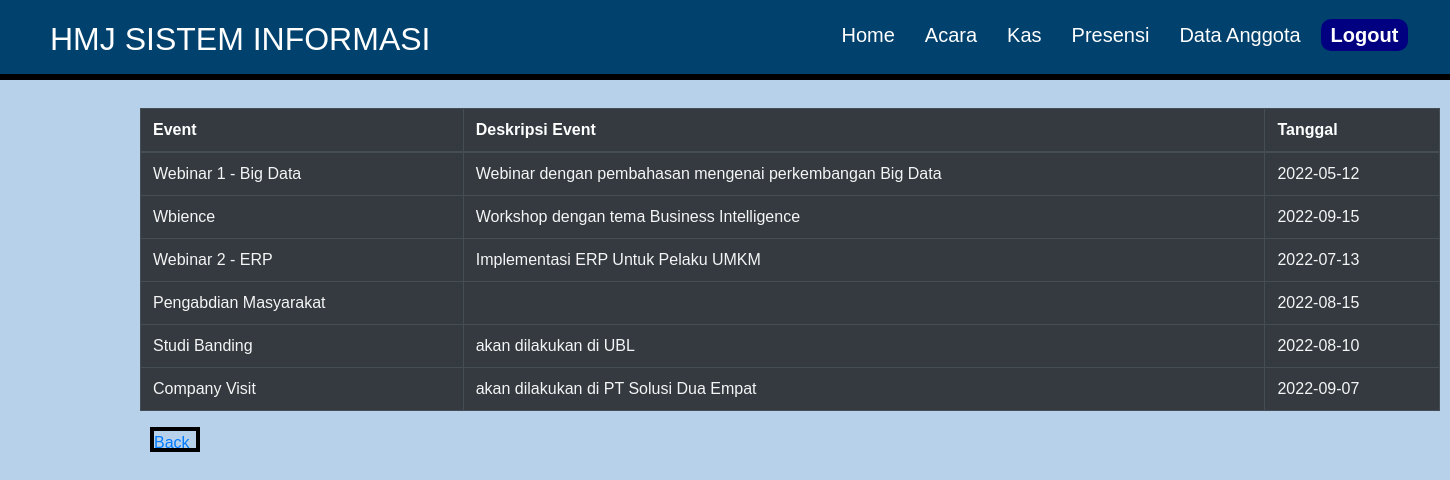
The page /acara/index.php (signed in) on the database its author committed.
### tables this page shows
CREATE TABLE `acara` (
  `acara_id` int(100) NOT NULL AUTO_INCREMENT,
  `nama_acara` varchar(255) NOT NULL,
  `desc_acara` varchar(255) NOT NULL,
  `tgl_mulai` date NOT NULL,
  `tgl_akhir` date NOT NULL,
  `created_at` date NOT NULL,
  `updated_at` date NOT NULL,
  PRIMARY KEY (`acara_id`)
);

### acara/index.php (the view, shortened to what this page needs)
<?php
    $conn = mysqli_connect('localhost', 'root', '', 'humanis');
    $sql = "SELECT * FROM acara";
    $result = mysqli_query($conn,$sql);
    include('../config/css_library.php')
?>
<!DOCTYPE html>
<html lang="en">
<head>
    <link rel="stylesheet" href="../assets/css/styleacara.css?v=1.0">
</head>
<body style="background-color: #B8D1EA">
    <div class="container">
        <div class="row">
            <div class="col-12">
                <div class="top-bar">
                    <div class="judul">
                        <h2>HMJ SISTEM INFORMASI</h2>
                    </div>
                    <div id="menu">
                        <nav>
                            <ul>
                                <li><a href='../index.php'>Home</a></li>
                                <li><a href='../acara/index.php'>Acara</a>
                                <li><a href='../kas_masuk/index.php'>Kas</a>
                                <li><a href='index.php'>Presensi</a></li>
                                <li><a href='../anggota/index.php'>Data Anggota</a></li>
                                <li><a href="../logout.php" class="tbl-biru">Logout</a></li>
                            </ul>
                        </nav>
                    </div>
                </div>
            </div>
        </div>
    </div>
    <div class="table">
        <h1>Acara</h1>
        <table class='table table-hover, table table-bordered black, table border-black, table table-dark'>
            <thead class="thead-dark">
            <tr>
                <th>Event</th>
                <th>Deskripsi Event</th>
                <th>Tanggal</th>
            </tr>
            </thead>
            <?php foreach ($result as $acara) { ?>
            <tr>
                <td><?= $acara["nama_acara"]?></td>
                <td><?= $acara["desc_acara"]?></td>
                <td><?= $acara["tgl_mulai"]?></td>
            </tr>
            <?php } ?>
        </table>
        <div class="back">
            <p><a href="../index.php">Back</a></p>
        </div>
    </div>
</body>
</html>

### config/css_library.php (shortened to what this page needs)
<link rel="stylesheet" href="https://cdn.datatables.net/1.12.1/css/jquery.dataTables.min.css">
<link rel="stylesheet" href="https://cdn.jsdelivr.net/npm/bootstrap@4.6.1/dist/css/bootstrap.min.css">
<link href="https://cdn.jsdelivr.net/npm/select2@4.1.0-rc.0/dist/css/select2.min.css" rel="stylesheet" />

### assets/css/styleacara.css (style rules this page uses)
.back { border: 4px solid black; margin-left: 80px; height: 25px; width: 50px; }
.table { margin-top: 30px; margin-left: 70px; width: 1300px; height: auto; color: whitesmoke; }
* { padding: 0; margin: 0; font-family:Verdana, Geneva, Tahoma, sans-serif; scroll-behavior: smooth; }
body { padding: 0; margin: 0; height: 100%; min-height: 5%; background-color: #B8D1EA; z-index: auto; }
.top-bar { left: 0; right: 0; height: 10%; background-color: #00416D; position: fixed; border-bottom: 6px solid #000000; top: 0; z-index: 999; }
.top-bar .judul { position: absolute; top: 20px; left: 50px; font-size: 25px; color: #ffffff; }
#menu { width: 50%; position: absolute; margin-left: 57%; font-family: 'Times New Roman', Times, serif; }
nav { width: 100%; }
nav ul { padding: 0%; margin: 0%; list-style: none; }
nav ul li { float: left; padding: 5px; z-index: 9; }
nav a { padding: 0 10px; color: white; line-height: 300%; font-size: 20px; text-decoration: none; }
a.tbl-biru { background: navy; border-radius: 10px; margin-top: 10px; padding: 5px 10px 5px 10px; color: rgb(255, 255, 255); cursor: pointer; font-weight: bold; }

### rows shown on the page
acara: nama_acara "Webinar 1 - Big Data", desc_acara "Webinar dengan pembahasan mengenai perkembangan Big Data", tgl_mulai "2022-05-12"
acara: nama_acara "Wbience", desc_acara "Workshop dengan tema Business Intelligence", tgl_mulai "2022-09-15"
acara: nama_acara "Webinar 2 - ERP", desc_acara "Implementasi ERP Untuk Pelaku UMKM", tgl_mulai "2022-07-13"
acara: nama_acara "Pengabdian Masyarakat", tgl_mulai "2022-08-15"
acara: nama_acara "Studi Banding", desc_acara "akan dilakukan di UBL", tgl_mulai "2022-08-10"
acara: nama_acara "Company Visit", desc_acara "akan dilakukan di PT Solusi Dua Empat", tgl_mulai "2022-09-07"
